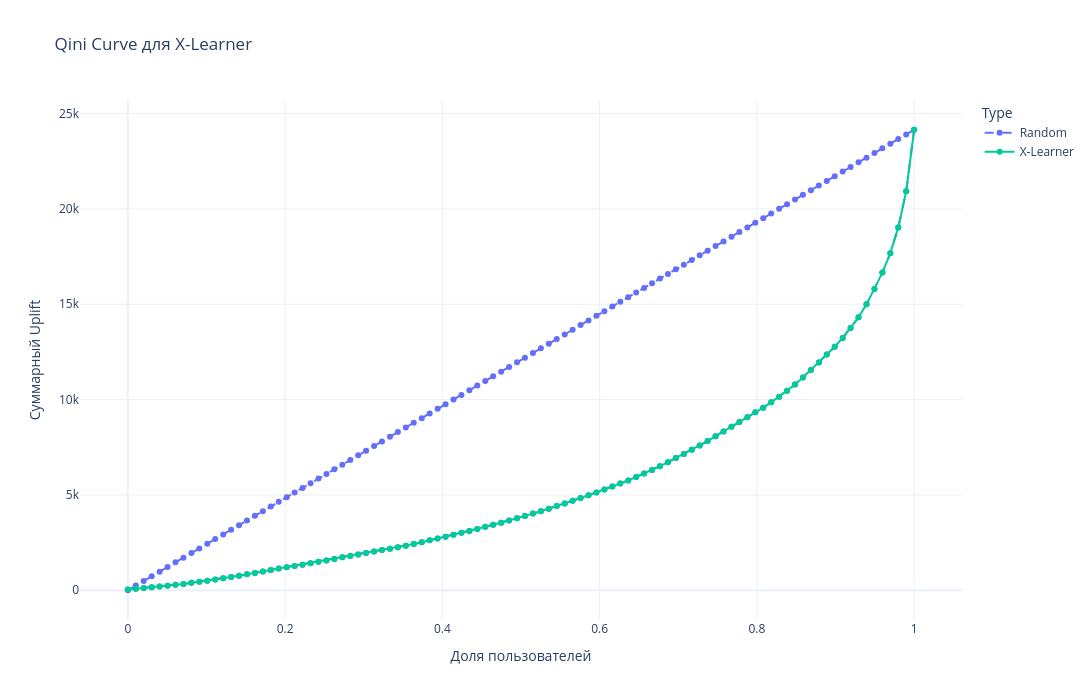

Write notebook code for a chart like this one.
### Markdown cell above
Построим график:

### Code cell
# Задаём заглавие для графика
print('\nПостроение "Qini Curve" для "X-Learner":')
print('-' * 123)



# Построение Qini Curve для X-Learner с использованием функции qini_curve_px
qini_curve_px(
    y_true = y_valid,
    uplift_pred = uplift_predict_x,
    treatment = treatment_valid,
    n_bins = 100,
    title = 'Qini Curve для X-Learner',
    xaxis_title = 'Доля пользователей',
    yaxis_title = 'Суммарный Uplift',
    color = 'Type',
    line_dash = 'Type',
    height = 700,
    width = 1200,
    
    line_dash_map = {
        'X-Learner': 'solid', 
        'Random': 'dash'
    },
    
    name = 'X-Learner'
    
)
